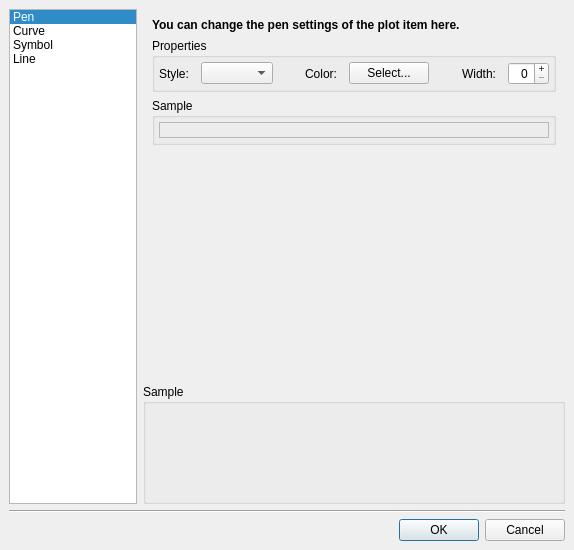
<ui version="4.0" >
 <class>PlotItemDialog</class>
 <widget class="QDialog" name="PlotItemDialog" >
  <property name="geometry" >
   <rect>
    <x>0</x>
    <y>0</y>
    <width>574</width>
    <height>550</height>
   </rect>
  </property>
  <property name="windowTitle" >
   <string>Edit Plot Item</string>
  </property>
  <layout class="QGridLayout" >
   <property name="margin" >
    <number>9</number>
   </property>
   <property name="spacing" >
    <number>6</number>
   </property>
   <item row="3" column="0" colspan="2" >
    <widget class="QDialogButtonBox" name="buttonBox" >
     <property name="orientation" >
      <enum>Qt::Horizontal</enum>
     </property>
     <property name="standardButtons" >
      <set>QDialogButtonBox::Cancel|QDialogButtonBox::NoButton|QDialogButtonBox::Ok</set>
     </property>
    </widget>
   </item>
   <item row="0" column="1" >
    <widget class="QStackedWidget" name="sectionStack" >
     <property name="currentIndex" >
      <number>0</number>
     </property>
     <widget class="QWidget" name="penPage" >
      <layout class="QVBoxLayout" >
       <property name="margin" >
        <number>9</number>
       </property>
       <property name="spacing" >
        <number>6</number>
       </property>
       <item>
        <widget class="QLabel" name="label" >
         <property name="text" >
          <string>&lt;html>&lt;head>&lt;meta name="qrichtext" content="1" />&lt;style type="text/css">
p, li { white-space: pre-wrap; }
&lt;/style>&lt;/head>&lt;body style=" font-family:'Sans Serif'; font-size:9pt; font-weight:400; font-style:normal; text-decoration:none;">
&lt;p style=" margin-top:0px; margin-bottom:0px; margin-left:0px; margin-right:0px; -qt-block-indent:0; text-indent:0px;">&lt;span style=" font-weight:600;">You can change the pen settings of the plot item here.&lt;/span>&lt;/p>&lt;/body>&lt;/html></string>
         </property>
         <property name="wordWrap" >
          <bool>true</bool>
         </property>
        </widget>
       </item>
       <item>
        <widget class="QGroupBox" name="penPropertyGroup" >
         <property name="title" >
          <string>Properties</string>
         </property>
         <property name="flat" >
          <bool>true</bool>
         </property>
         <layout class="QHBoxLayout" >
          <property name="margin" >
           <number>4</number>
          </property>
          <property name="spacing" >
           <number>12</number>
          </property>
          <item>
           <widget class="QLabel" name="label" >
            <property name="sizePolicy" >
             <sizepolicy>
              <hsizetype>7</hsizetype>
              <vsizetype>5</vsizetype>
              <horstretch>0</horstretch>
              <verstretch>0</verstretch>
             </sizepolicy>
            </property>
            <property name="text" >
             <string>Style:</string>
            </property>
           </widget>
          </item>
          <item>
           <widget class="QComboBox" name="penStyle" >
            <property name="sizePolicy" >
             <sizepolicy>
              <hsizetype>1</hsizetype>
              <vsizetype>0</vsizetype>
              <horstretch>0</horstretch>
              <verstretch>0</verstretch>
             </sizepolicy>
            </property>
           </widget>
          </item>
          <item>
           <spacer>
            <property name="orientation" >
             <enum>Qt::Horizontal</enum>
            </property>
            <property name="sizeHint" >
             <size>
              <width>40</width>
              <height>20</height>
             </size>
            </property>
           </spacer>
          </item>
          <item>
           <widget class="QLabel" name="label" >
            <property name="sizePolicy" >
             <sizepolicy>
              <hsizetype>7</hsizetype>
              <vsizetype>5</vsizetype>
              <horstretch>0</horstretch>
              <verstretch>0</verstretch>
             </sizepolicy>
            </property>
            <property name="text" >
             <string>Color:</string>
            </property>
            <property name="alignment" >
             <set>Qt::AlignRight|Qt::AlignTrailing|Qt::AlignVCenter</set>
            </property>
           </widget>
          </item>
          <item>
           <widget class="QPushButton" name="penColor" >
            <property name="text" >
             <string>Select...</string>
            </property>
           </widget>
          </item>
          <item>
           <spacer>
            <property name="orientation" >
             <enum>Qt::Horizontal</enum>
            </property>
            <property name="sizeHint" >
             <size>
              <width>40</width>
              <height>20</height>
             </size>
            </property>
           </spacer>
          </item>
          <item>
           <widget class="QLabel" name="label" >
            <property name="sizePolicy" >
             <sizepolicy>
              <hsizetype>7</hsizetype>
              <vsizetype>5</vsizetype>
              <horstretch>0</horstretch>
              <verstretch>0</verstretch>
             </sizepolicy>
            </property>
            <property name="text" >
             <string>Width:</string>
            </property>
            <property name="alignment" >
             <set>Qt::AlignRight|Qt::AlignTrailing|Qt::AlignVCenter</set>
            </property>
           </widget>
          </item>
          <item>
           <widget class="QSpinBox" name="penWidth" >
            <property name="alignment" >
             <set>Qt::AlignRight</set>
            </property>
            <property name="buttonSymbols" >
             <enum>QAbstractSpinBox::PlusMinus</enum>
            </property>
            <property name="maximum" >
             <number>12</number>
            </property>
           </widget>
          </item>
         </layout>
        </widget>
       </item>
       <item>
        <widget class="QGroupBox" name="penSampleGroup" >
         <property name="title" >
          <string>Sample</string>
         </property>
         <property name="flat" >
          <bool>true</bool>
         </property>
         <layout class="QHBoxLayout" >
          <property name="margin" >
           <number>4</number>
          </property>
          <property name="spacing" >
           <number>12</number>
          </property>
          <item>
           <widget class="QLabel" name="penSample" >
            <property name="sizePolicy" >
             <sizepolicy>
              <hsizetype>5</hsizetype>
              <vsizetype>1</vsizetype>
              <horstretch>0</horstretch>
              <verstretch>0</verstretch>
             </sizepolicy>
            </property>
            <property name="frameShape" >
             <enum>QFrame::StyledPanel</enum>
            </property>
            <property name="frameShadow" >
             <enum>QFrame::Sunken</enum>
            </property>
            <property name="text" >
             <string/>
            </property>
           </widget>
          </item>
         </layout>
        </widget>
       </item>
       <item>
        <spacer>
         <property name="orientation" >
          <enum>Qt::Vertical</enum>
         </property>
         <property name="sizeHint" >
          <size>
           <width>20</width>
           <height>40</height>
          </size>
         </property>
        </spacer>
       </item>
      </layout>
     </widget>
     <widget class="QWidget" name="curvePage" >
      <layout class="QVBoxLayout" >
       <property name="margin" >
        <number>9</number>
       </property>
       <property name="spacing" >
        <number>6</number>
       </property>
       <item>
        <widget class="QLabel" name="label" >
         <property name="text" >
          <string>&lt;html>&lt;head>&lt;meta name="qrichtext" content="1" />&lt;style type="text/css">
p, li { white-space: pre-wrap; }
&lt;/style>&lt;/head>&lt;body style=" font-family:'Sans Serif'; font-size:9pt; font-weight:400; font-style:normal; text-decoration:none;">
&lt;p style=" margin-top:0px; margin-bottom:0px; margin-left:0px; margin-right:0px; -qt-block-indent:0; text-indent:0px;">&lt;span style=" font-weight:600;">You can change the settings of the plot curve here.&lt;/span>&lt;/p>&lt;/body>&lt;/html></string>
         </property>
         <property name="wordWrap" >
          <bool>true</bool>
         </property>
        </widget>
       </item>
       <item>
        <widget class="QGroupBox" name="curvePropertyGroup" >
         <property name="title" >
          <string>Properties</string>
         </property>
         <property name="flat" >
          <bool>true</bool>
         </property>
         <layout class="QHBoxLayout" >
          <property name="margin" >
           <number>4</number>
          </property>
          <property name="spacing" >
           <number>12</number>
          </property>
          <item>
           <widget class="QLabel" name="label" >
            <property name="minimumSize" >
             <size>
              <width>60</width>
              <height>0</height>
             </size>
            </property>
            <property name="text" >
             <string>Style:</string>
            </property>
           </widget>
          </item>
          <item>
           <widget class="QComboBox" name="lineStyle" >
            <property name="minimumSize" >
             <size>
              <width>80</width>
              <height>0</height>
             </size>
            </property>
           </widget>
          </item>
          <item>
           <spacer>
            <property name="orientation" >
             <enum>Qt::Horizontal</enum>
            </property>
            <property name="sizeHint" >
             <size>
              <width>40</width>
              <height>20</height>
             </size>
            </property>
           </spacer>
          </item>
          <item>
           <widget class="QLabel" name="label_2" >
            <property name="text" >
             <string>Baseline:</string>
            </property>
           </widget>
          </item>
          <item>
           <widget class="QDoubleSpinBox" name="areaFillBaseline" >
            <property name="maximum" >
             <double>1000.000000000000000</double>
            </property>
            <property name="minimum" >
             <double>-1000.000000000000000</double>
            </property>
            <property name="singleStep" >
             <double>1.000000000000000</double>
            </property>
           </widget>
          </item>
         </layout>
        </widget>
       </item>
       <item>
        <widget class="QGroupBox" name="areaFill" >
         <property name="title" >
          <string>Fill</string>
         </property>
         <property name="flat" >
          <bool>true</bool>
         </property>
         <property name="checkable" >
          <bool>true</bool>
         </property>
         <layout class="QHBoxLayout" >
          <property name="margin" >
           <number>4</number>
          </property>
          <property name="spacing" >
           <number>12</number>
          </property>
          <item>
           <widget class="QLabel" name="areaFillStyleLabel" >
            <property name="minimumSize" >
             <size>
              <width>60</width>
              <height>0</height>
             </size>
            </property>
            <property name="text" >
             <string>Pattern:</string>
            </property>
           </widget>
          </item>
          <item>
           <widget class="QComboBox" name="areaFillStyle" >
            <property name="minimumSize" >
             <size>
              <width>80</width>
              <height>0</height>
             </size>
            </property>
           </widget>
          </item>
          <item>
           <spacer>
            <property name="orientation" >
             <enum>Qt::Horizontal</enum>
            </property>
            <property name="sizeHint" >
             <size>
              <width>51</width>
              <height>20</height>
             </size>
            </property>
           </spacer>
          </item>
          <item>
           <widget class="QLabel" name="label" >
            <property name="text" >
             <string>Color:</string>
            </property>
            <property name="alignment" >
             <set>Qt::AlignRight|Qt::AlignTrailing|Qt::AlignVCenter</set>
            </property>
           </widget>
          </item>
          <item>
           <widget class="QPushButton" name="areaFillColor" >
            <property name="text" >
             <string>Select...</string>
            </property>
           </widget>
          </item>
         </layout>
        </widget>
       </item>
       <item>
        <widget class="QGroupBox" name="curveAttributesGroup" >
         <property name="sizePolicy" >
          <sizepolicy>
           <hsizetype>7</hsizetype>
           <vsizetype>5</vsizetype>
           <horstretch>0</horstretch>
           <verstretch>0</verstretch>
          </sizepolicy>
         </property>
         <property name="title" >
          <string>Curve Attributes</string>
         </property>
         <property name="flat" >
          <bool>true</bool>
         </property>
         <layout class="QHBoxLayout" >
          <property name="margin" >
           <number>4</number>
          </property>
          <property name="spacing" >
           <number>12</number>
          </property>
          <item>
           <widget class="QCheckBox" name="curveAttributeInverted" >
            <property name="text" >
             <string>Inverted</string>
            </property>
           </widget>
          </item>
          <item>
           <widget class="QCheckBox" name="curveAttributeFitted" >
            <property name="text" >
             <string>Fitted</string>
            </property>
           </widget>
          </item>
          <item>
           <spacer>
            <property name="orientation" >
             <enum>Qt::Horizontal</enum>
            </property>
            <property name="sizeHint" >
             <size>
              <width>40</width>
              <height>20</height>
             </size>
            </property>
           </spacer>
          </item>
         </layout>
        </widget>
       </item>
       <item>
        <widget class="QGroupBox" name="curvePaintAttributesGroup" >
         <property name="title" >
          <string>Paint Attributes</string>
         </property>
         <property name="flat" >
          <bool>true</bool>
         </property>
         <layout class="QHBoxLayout" >
          <property name="margin" >
           <number>4</number>
          </property>
          <property name="spacing" >
           <number>12</number>
          </property>
          <item>
           <widget class="QCheckBox" name="paintAttributeFiltered" >
            <property name="text" >
             <string>Paint Filtered</string>
            </property>
           </widget>
          </item>
          <item>
           <widget class="QCheckBox" name="paintAttributeClipPolygons" >
            <property name="text" >
             <string>Clip Polygons</string>
            </property>
           </widget>
          </item>
          <item>
           <spacer>
            <property name="orientation" >
             <enum>Qt::Horizontal</enum>
            </property>
            <property name="sizeHint" >
             <size>
              <width>40</width>
              <height>20</height>
             </size>
            </property>
           </spacer>
          </item>
         </layout>
        </widget>
       </item>
       <item>
        <spacer>
         <property name="orientation" >
          <enum>Qt::Vertical</enum>
         </property>
         <property name="sizeHint" >
          <size>
           <width>20</width>
           <height>40</height>
          </size>
         </property>
        </spacer>
       </item>
      </layout>
     </widget>
     <widget class="QWidget" name="symbolPage" >
      <layout class="QVBoxLayout" >
       <property name="margin" >
        <number>9</number>
       </property>
       <property name="spacing" >
        <number>6</number>
       </property>
       <item>
        <widget class="QLabel" name="label" >
         <property name="text" >
          <string>&lt;html>&lt;head>&lt;meta name="qrichtext" content="1" />&lt;style type="text/css">
p, li { white-space: pre-wrap; }
&lt;/style>&lt;/head>&lt;body style=" font-family:'Sans Serif'; font-size:9pt; font-weight:400; font-style:normal; text-decoration:none;">
&lt;p style=" margin-top:0px; margin-bottom:0px; margin-left:0px; margin-right:0px; -qt-block-indent:0; text-indent:0px;">&lt;span style=" font-weight:600;">You can change the settings of the symbol here.&lt;/span>&lt;/p>&lt;/body>&lt;/html></string>
         </property>
         <property name="wordWrap" >
          <bool>true</bool>
         </property>
        </widget>
       </item>
       <item>
        <widget class="QGroupBox" name="symbolPropertyGroup" >
         <property name="title" >
          <string>Properties</string>
         </property>
         <property name="flat" >
          <bool>true</bool>
         </property>
         <layout class="QHBoxLayout" >
          <property name="margin" >
           <number>4</number>
          </property>
          <property name="spacing" >
           <number>12</number>
          </property>
          <item>
           <widget class="QLabel" name="label" >
            <property name="minimumSize" >
             <size>
              <width>60</width>
              <height>0</height>
             </size>
            </property>
            <property name="text" >
             <string>Style:</string>
            </property>
           </widget>
          </item>
          <item>
           <widget class="QComboBox" name="symbolStyle" >
            <property name="minimumSize" >
             <size>
              <width>80</width>
              <height>0</height>
             </size>
            </property>
           </widget>
          </item>
          <item>
           <spacer>
            <property name="orientation" >
             <enum>Qt::Horizontal</enum>
            </property>
            <property name="sizeHint" >
             <size>
              <width>40</width>
              <height>20</height>
             </size>
            </property>
           </spacer>
          </item>
         </layout>
        </widget>
       </item>
       <item>
        <widget class="QGroupBox" name="symbolFill" >
         <property name="title" >
          <string>Fill</string>
         </property>
         <property name="flat" >
          <bool>true</bool>
         </property>
         <property name="checkable" >
          <bool>true</bool>
         </property>
         <layout class="QHBoxLayout" >
          <property name="margin" >
           <number>4</number>
          </property>
          <property name="spacing" >
           <number>12</number>
          </property>
          <item>
           <widget class="QLabel" name="symbolFillStyleLabel" >
            <property name="minimumSize" >
             <size>
              <width>60</width>
              <height>0</height>
             </size>
            </property>
            <property name="text" >
             <string>Pattern:</string>
            </property>
           </widget>
          </item>
          <item>
           <widget class="QComboBox" name="symbolFillStyle" >
            <property name="minimumSize" >
             <size>
              <width>80</width>
              <height>0</height>
             </size>
            </property>
           </widget>
          </item>
          <item>
           <spacer>
            <property name="orientation" >
             <enum>Qt::Horizontal</enum>
            </property>
            <property name="sizeHint" >
             <size>
              <width>51</width>
              <height>20</height>
             </size>
            </property>
           </spacer>
          </item>
          <item>
           <widget class="QLabel" name="label" >
            <property name="text" >
             <string>Color:</string>
            </property>
            <property name="alignment" >
             <set>Qt::AlignRight|Qt::AlignTrailing|Qt::AlignVCenter</set>
            </property>
           </widget>
          </item>
          <item>
           <widget class="QPushButton" name="symbolFillColor" >
            <property name="text" >
             <string>Select...</string>
            </property>
           </widget>
          </item>
         </layout>
        </widget>
       </item>
       <item>
        <widget class="QGroupBox" name="symbolSizeGroup" >
         <property name="title" >
          <string>Size</string>
         </property>
         <property name="flat" >
          <bool>true</bool>
         </property>
         <layout class="QHBoxLayout" >
          <property name="margin" >
           <number>4</number>
          </property>
          <property name="spacing" >
           <number>12</number>
          </property>
          <item>
           <widget class="QLabel" name="label" >
            <property name="sizePolicy" >
             <sizepolicy>
              <hsizetype>1</hsizetype>
              <vsizetype>5</vsizetype>
              <horstretch>0</horstretch>
              <verstretch>0</verstretch>
             </sizepolicy>
            </property>
            <property name="text" >
             <string>Width:</string>
            </property>
           </widget>
          </item>
          <item>
           <widget class="QSpinBox" name="symbolWidth" />
          </item>
          <item>
           <widget class="QLabel" name="label" >
            <property name="sizePolicy" >
             <sizepolicy>
              <hsizetype>1</hsizetype>
              <vsizetype>5</vsizetype>
              <horstretch>0</horstretch>
              <verstretch>0</verstretch>
             </sizepolicy>
            </property>
            <property name="text" >
             <string>Height:</string>
            </property>
            <property name="alignment" >
             <set>Qt::AlignRight|Qt::AlignTrailing|Qt::AlignVCenter</set>
            </property>
           </widget>
          </item>
          <item>
           <widget class="QSpinBox" name="symbolHeight" />
          </item>
          <item>
           <widget class="QCheckBox" name="symbolSyncSize" >
            <property name="text" >
             <string>Sync</string>
            </property>
           </widget>
          </item>
          <item>
           <spacer>
            <property name="orientation" >
             <enum>Qt::Horizontal</enum>
            </property>
            <property name="sizeHint" >
             <size>
              <width>40</width>
              <height>20</height>
             </size>
            </property>
           </spacer>
          </item>
         </layout>
        </widget>
       </item>
       <item>
        <widget class="QGroupBox" name="symbolOutlineGroup" >
         <property name="title" >
          <string>Outline</string>
         </property>
         <property name="flat" >
          <bool>true</bool>
         </property>
         <layout class="QHBoxLayout" >
          <property name="margin" >
           <number>4</number>
          </property>
          <property name="spacing" >
           <number>12</number>
          </property>
          <item>
           <widget class="QLabel" name="label" >
            <property name="sizePolicy" >
             <sizepolicy>
              <hsizetype>7</hsizetype>
              <vsizetype>5</vsizetype>
              <horstretch>0</horstretch>
              <verstretch>0</verstretch>
             </sizepolicy>
            </property>
            <property name="text" >
             <string>Style:</string>
            </property>
           </widget>
          </item>
          <item>
           <widget class="QComboBox" name="symbolPenStyle" >
            <property name="sizePolicy" >
             <sizepolicy>
              <hsizetype>1</hsizetype>
              <vsizetype>0</vsizetype>
              <horstretch>0</horstretch>
              <verstretch>0</verstretch>
             </sizepolicy>
            </property>
           </widget>
          </item>
          <item>
           <spacer>
            <property name="orientation" >
             <enum>Qt::Horizontal</enum>
            </property>
            <property name="sizeHint" >
             <size>
              <width>40</width>
              <height>20</height>
             </size>
            </property>
           </spacer>
          </item>
          <item>
           <widget class="QLabel" name="label" >
            <property name="sizePolicy" >
             <sizepolicy>
              <hsizetype>7</hsizetype>
              <vsizetype>5</vsizetype>
              <horstretch>0</horstretch>
              <verstretch>0</verstretch>
             </sizepolicy>
            </property>
            <property name="text" >
             <string>Color:</string>
            </property>
            <property name="alignment" >
             <set>Qt::AlignRight|Qt::AlignTrailing|Qt::AlignVCenter</set>
            </property>
           </widget>
          </item>
          <item>
           <widget class="QPushButton" name="symbolPenColor" >
            <property name="text" >
             <string>Select...</string>
            </property>
           </widget>
          </item>
          <item>
           <spacer>
            <property name="orientation" >
             <enum>Qt::Horizontal</enum>
            </property>
            <property name="sizeHint" >
             <size>
              <width>40</width>
              <height>20</height>
             </size>
            </property>
           </spacer>
          </item>
          <item>
           <widget class="QLabel" name="label" >
            <property name="sizePolicy" >
             <sizepolicy>
              <hsizetype>7</hsizetype>
              <vsizetype>5</vsizetype>
              <horstretch>0</horstretch>
              <verstretch>0</verstretch>
             </sizepolicy>
            </property>
            <property name="text" >
             <string>Width:</string>
            </property>
            <property name="alignment" >
             <set>Qt::AlignRight|Qt::AlignTrailing|Qt::AlignVCenter</set>
            </property>
           </widget>
          </item>
          <item>
           <widget class="QSpinBox" name="symbolPenWidth" >
            <property name="alignment" >
             <set>Qt::AlignRight</set>
            </property>
            <property name="buttonSymbols" >
             <enum>QAbstractSpinBox::PlusMinus</enum>
            </property>
            <property name="maximum" >
             <number>12</number>
            </property>
           </widget>
          </item>
         </layout>
        </widget>
       </item>
       <item>
        <spacer>
         <property name="orientation" >
          <enum>Qt::Vertical</enum>
         </property>
         <property name="sizeType" >
          <enum>QSizePolicy::Expanding</enum>
         </property>
         <property name="sizeHint" >
          <size>
           <width>288</width>
           <height>12</height>
          </size>
         </property>
        </spacer>
       </item>
      </layout>
     </widget>
     <widget class="QWidget" name="linePage" >
      <layout class="QVBoxLayout" >
       <property name="margin" >
        <number>9</number>
       </property>
       <property name="spacing" >
        <number>6</number>
       </property>
       <item>
        <widget class="QLabel" name="label_3" >
         <property name="text" >
          <string>&lt;html>&lt;head>&lt;meta name="qrichtext" content="1" />&lt;style type="text/css">
p, li { white-space: pre-wrap; }
&lt;/style>&lt;/head>&lt;body style=" font-family:'Sans Serif'; font-size:9pt; font-weight:400; font-style:normal; text-decoration:none;">
&lt;p style=" margin-top:0px; margin-bottom:0px; margin-left:0px; margin-right:0px; -qt-block-indent:0; text-indent:0px;">&lt;span style=" font-weight:600;">You can change the pen settings of the marker line here.&lt;/span>&lt;/p>&lt;/body>&lt;/html></string>
         </property>
         <property name="wordWrap" >
          <bool>true</bool>
         </property>
        </widget>
       </item>
       <item>
        <widget class="QGroupBox" name="markerLineTypeGroup" >
         <property name="title" >
          <string>Line</string>
         </property>
         <property name="flat" >
          <bool>true</bool>
         </property>
         <layout class="QHBoxLayout" >
          <property name="margin" >
           <number>4</number>
          </property>
          <property name="spacing" >
           <number>12</number>
          </property>
          <item>
           <widget class="QRadioButton" name="noLine" >
            <property name="text" >
             <string>No Line</string>
            </property>
           </widget>
          </item>
          <item>
           <widget class="QRadioButton" name="verticalLine" >
            <property name="text" >
             <string>Vertical</string>
            </property>
           </widget>
          </item>
          <item>
           <widget class="QRadioButton" name="horizontalLine" >
            <property name="text" >
             <string>Horizontal</string>
            </property>
           </widget>
          </item>
          <item>
           <widget class="QRadioButton" name="crossLine" >
            <property name="text" >
             <string>Cross</string>
            </property>
           </widget>
          </item>
         </layout>
        </widget>
       </item>
       <item>
        <spacer>
         <property name="orientation" >
          <enum>Qt::Vertical</enum>
         </property>
         <property name="sizeHint" >
          <size>
           <width>20</width>
           <height>40</height>
          </size>
         </property>
        </spacer>
       </item>
      </layout>
     </widget>
    </widget>
   </item>
   <item rowspan="2" row="0" column="0" >
    <widget class="QListWidget" name="sectionList" >
     <property name="sizePolicy" >
      <sizepolicy>
       <hsizetype>1</hsizetype>
       <vsizetype>7</vsizetype>
       <horstretch>0</horstretch>
       <verstretch>0</verstretch>
      </sizepolicy>
     </property>
     <property name="minimumSize" >
      <size>
       <width>128</width>
       <height>0</height>
      </size>
     </property>
     <property name="maximumSize" >
      <size>
       <width>128</width>
       <height>16777215</height>
      </size>
     </property>
     <property name="focusPolicy" >
      <enum>Qt::NoFocus</enum>
     </property>
     <property name="verticalScrollBarPolicy" >
      <enum>Qt::ScrollBarAlwaysOff</enum>
     </property>
     <property name="horizontalScrollBarPolicy" >
      <enum>Qt::ScrollBarAlwaysOff</enum>
     </property>
     <property name="iconSize" >
      <size>
       <width>32</width>
       <height>32</height>
      </size>
     </property>
     <property name="currentRow" >
      <number>0</number>
     </property>
     <item>
      <property name="text" >
       <string>Pen</string>
      </property>
      <property name="icon" >
       <iconset resource="profit.qrc" >:/images/icons/tool_pen.png</iconset>
      </property>
     </item>
     <item>
      <property name="text" >
       <string>Curve</string>
      </property>
      <property name="icon" >
       <iconset resource="profit.qrc" >:/images/icons/tool_curve.png</iconset>
      </property>
     </item>
     <item>
      <property name="text" >
       <string>Symbol</string>
      </property>
      <property name="icon" >
       <iconset resource="profit.qrc" >:/images/icons/kcmdrkonqi.png</iconset>
      </property>
     </item>
     <item>
      <property name="text" >
       <string>Line</string>
      </property>
      <property name="icon" >
       <iconset resource="profit.qrc" >:/images/icons/tool_line.png</iconset>
      </property>
     </item>
    </widget>
   </item>
   <item row="1" column="1" >
    <widget class="QGroupBox" name="plotSampleGroup" >
     <property name="minimumSize" >
      <size>
       <width>120</width>
       <height>120</height>
      </size>
     </property>
     <property name="title" >
      <string>Sample</string>
     </property>
     <property name="flat" >
      <bool>true</bool>
     </property>
     <layout class="QVBoxLayout" >
      <property name="margin" >
       <number>6</number>
      </property>
      <property name="spacing" >
       <number>0</number>
      </property>
      <item>
       <widget class="QwtPlot" name="plotSample" />
      </item>
     </layout>
    </widget>
   </item>
   <item row="2" column="0" colspan="2" >
    <widget class="Line" name="line" >
     <property name="orientation" >
      <enum>Qt::Horizontal</enum>
     </property>
    </widget>
   </item>
  </layout>
 </widget>
 <customwidgets>
  <customwidget>
   <class>QwtPlot</class>
   <extends>QFrame</extends>
   <header>qwt_plot.h</header>
  </customwidget>
 </customwidgets>
 <resources>
  <include location="profit.qrc" />
 </resources>
 <connections>
  <connection>
   <sender>buttonBox</sender>
   <signal>accepted()</signal>
   <receiver>PlotItemDialog</receiver>
   <slot>accept()</slot>
   <hints>
    <hint type="sourcelabel" >
     <x>248</x>
     <y>254</y>
    </hint>
    <hint type="destinationlabel" >
     <x>157</x>
     <y>274</y>
    </hint>
   </hints>
  </connection>
  <connection>
   <sender>buttonBox</sender>
   <signal>rejected()</signal>
   <receiver>PlotItemDialog</receiver>
   <slot>reject()</slot>
   <hints>
    <hint type="sourcelabel" >
     <x>316</x>
     <y>260</y>
    </hint>
    <hint type="destinationlabel" >
     <x>286</x>
     <y>274</y>
    </hint>
   </hints>
  </connection>
  <connection>
   <sender>sectionList</sender>
   <signal>currentRowChanged(int)</signal>
   <receiver>sectionStack</receiver>
   <slot>setCurrentIndex(int)</slot>
   <hints>
    <hint type="sourcelabel" >
     <x>89</x>
     <y>115</y>
    </hint>
    <hint type="destinationlabel" >
     <x>296</x>
     <y>98</y>
    </hint>
   </hints>
  </connection>
 </connections>
</ui>
